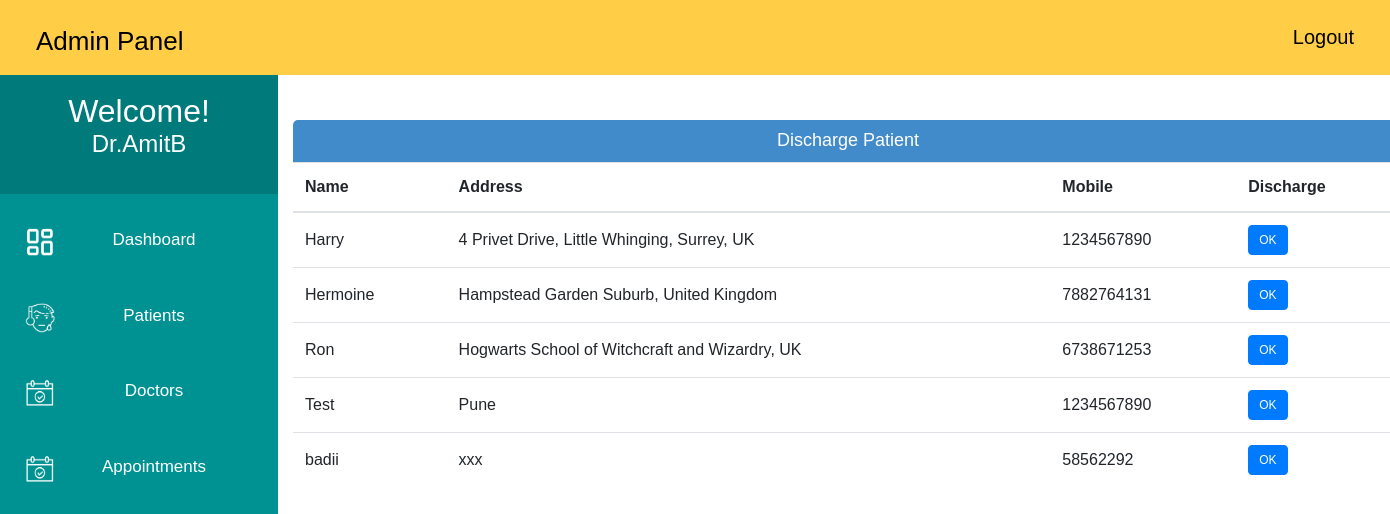
The page /admin_discharge_patient/ (signed in) on the database its author committed.
### MyApp/models.py (models this page shows, shortened)
class Patient(models.Model):
    user = models.OneToOneField(User, on_delete=models.CASCADE)
    Patient_First_Name = models.CharField(max_length=50, default="")
    Patient_Last_Name = models.CharField(max_length=50, default="")
    gender = models.CharField(max_length=10, choices=GENDER)
    contact = models.CharField(max_length=10)
    address = models.CharField(max_length=350)
    symptoms = models.CharField(max_length=500, default="")
    status = models.BooleanField(default=False)
    admitDate = models.DateField(auto_now=True)
    assignedDoctorId = models.PositiveIntegerField(null=True)

### MyApp/views.py (the view)
# urls.py: path('admin_discharge_patient/', views.admin_discharge_patient, name='admin_discharge_patient'),
@login_required(login_url='adminlogin')
def admin_discharge_patient(request):
    patients = Patient.objects.filter(assignedDoctorId__isnull=False)
    return render(request,'MyApp/admin_discharge_patient.html',{'patients':patients})

### templates/MyApp/admin_discharge_patient.html (shortened to what this page needs)
<!DOCTYPE html>
<html lang="en">
<head>
    <link href="//netdna.bootstrapcdn.com/bootstrap/4.5.0/css/bootstrap.min.css" rel="stylesheet">
</head>
<body>
    {% include 'MyApp/admin_base.html' %}
    <div class="container">
        <div class="panel panel-primary">
            <div class="panel-heading">
                <h6 class="panel-title">Discharge Patient</h6>
            </div>
            <table class="table table-hover">
                <thead>
                    <tr>
                        <th>Name</th>
                        <th>Address</th>
                        <th>Mobile</th>
                        <th>Discharge</th>
                    </tr>
                </thead>
                <tbody>
                    {% for p in patients %}
                    <tr>
                        <td>{{ p.Patient_First_Name }}</td>
                        <td>{{ p.address }}</td>
                        <td>{{ p.contact }}</td>
                        <td><a class="btn btn-primary btn-xs" href="{% url 'MyApp:discharge_patient' p.id  %}">OK</a></td>
                    </tr>
                    {% endfor %}
                </tbody>
            </table>
        </div>
    </div>
</body>
</html>

### templates/MyApp/admin_base.html (shortened to what this page needs)
<!DOCTYPE html>
{% load static %}
<html lang="en">
<head>
</head>
<body>
    <div class="navbar">
        <a>Admin Panel</a>
        <a href="{% url 'MyApp:logout' %}" class="logoutbtn" style="font-size:18px, text-align: center;">Logout</a>
    </div>
     <div class="sidebar">
        <div class="userprofile">
            <h2 style="color:white; font-family:sans-serif; padding-top:25px; text-align:center; margin:0px;">Welcome!</h2>
            <h4 style="color:white; font-family:sans-serif; text-align:center; padding-bottom:35px;">{{request.user.username}}</h4>
        </div>
        <a href="{% url 'MyApp:admin_dashboard' %}"><img class="icon" src="{% static "images/PDash.png" %}">Dashboard</a>
        <a href="{% url 'MyApp:admin_patient' %}"><img class="icon" src="{% static "images/PIcon.png" %}">Patients</a>
        <a href="{% url 'MyApp:admin_doctor' %}"><img class="icon" src="{% static "images/ApptIcon.png" %}">Doctors</a>
        <a href="{% url 'MyApp:admin_appointment' %}"><img class="icon" src="{% static "images/ApptIcon.png" %}">Appointments</a>
    </div>
</body>
</html>

### templates/MyApp/admin_discharge_patient.html (style rules this page uses)
body { font-family: Arial, sans-serif; }
.container { margin-left: 20%; margin-top: 120px; }
.panel-heading { background-color:#428bca; color: #fff; padding: 10px 15px; border-radius: 5px 5px 0 0; }
.panel-title { margin-top: 0; margin-bottom: 0; font-size: 18px; text-align: center; }
.table th, .table td { vertical-align: middle; }
.btn-xs { padding: 5px 10px; font-size: 12px; }

### templates/MyApp/admin_base.html (style rules this page uses)
body { background-color: rgb(255, 255, 255); padding: 0px; margin-top: 0px; margin-left: 0px; margin-right: 0px; margin-bottom: 0px; }
.navbar { overflow: hidden; background-color: rgb(255, 206, 70); height:75px; width:100%; padding-top:22px; z-index:999999999999; top:0; position:fixed; display:block; }
.navbar a { float: left; display:block; font-size: 26px; color: black; text-align: center; padding-left:20px; text-decoration: none; }
.navbar .logoutbtn { float: right; display:block; font-size: 20px; color: black; text-align: center; padding-right:20px; text-decoration: none; }
.sidebar .userprofile { background-color: rgb(0, 122, 122); }
.sidebar { margin-top: 0px; padding-top: 0px; width: 20%; text-align: center; height=100vh; background-color: rgb(0, 146, 146); font-family: sans-serif; font-size:17px; font-weight: normal; position: fixed; top: 67px; left: 0; bottom: 0; }
.sidebar a { display: block; color: white; padding: 25px; text-decoration: none; }
.icon { float:left; width:30px; height:30px; }

### rows shown on the page
Patient: Patient_First_Name "Harry", address "4 Privet Drive, Little Whinging, Surrey, UK", contact "1234567890"
Patient: Patient_First_Name "Hermoine", address "Hampstead Garden Suburb, United Kingdom", contact "7882764131"
Patient: Patient_First_Name "Ron", address "Hogwarts School of Witchcraft and Wizardry, UK", contact "6738671253"
Patient: Patient_First_Name "Test", address "Pune", contact "1234567890"
Patient: Patient_First_Name "badii", address "xxx", contact "58562292"

### other values the page prints
{{ request.user.username }} "Dr.AmitB"
